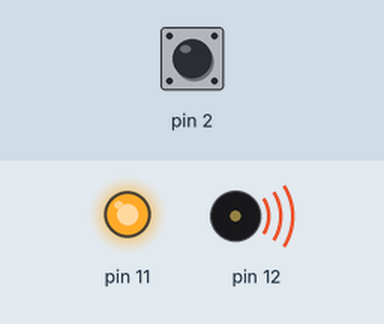
A sketch run on a simulated Arduino Uno, built with avr-gcc and run on an emulated ATmega328P. Parts: output pins drawn as LEDs (lit = HIGH), buzzer (waves = sounding). Inputs (shaded band) come from the test bench; at power-on: pin 2 HIGH.

Above: at 1.2 s.
1.3 s: pin 2 pulled LOW for 0.15 s
At 1.37 s:
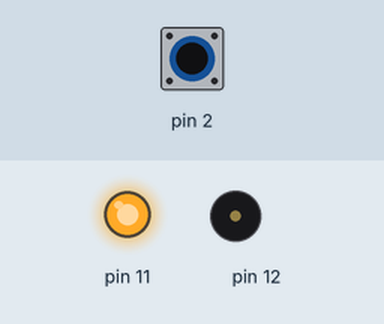
2.9 s: pin 2 pulled LOW for 3.2 s
At 6.5 s:
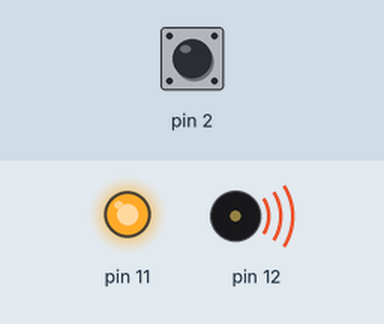
Timing chart, 0 to 8.0 s (numbered marks = the images above; inputs shaded):
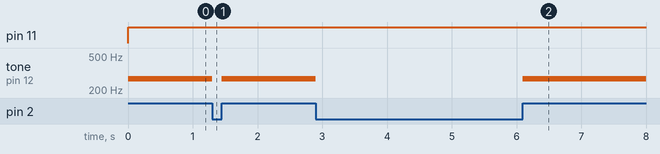

Measured:
- after the input at 1.3 s, tone on pin 12: 271 Hz → silent at once, → 271 Hz 0.15 s later
- after the input at 2.9 s, tone on pin 12: 271 Hz → silent at once, → 271 Hz 3.2 s later

The sketch:

infrared_ray.ino
```cpp
void setup() {
  // put your setup code here, to run once:
  pinMode(12,OUTPUT);
  pinMode(11,OUTPUT);
  pinMode(2,INPUT_PULLUP);
}

void loop() {
  // put your main code here, to run repeatedly:
  digitalWrite(11,HIGH);
  if(digitalRead(2) == LOW)
  {
    noTone(12);
  }
  else if(digitalRead(2) == HIGH)
  {
    tone(12,271);
  }
}
```
